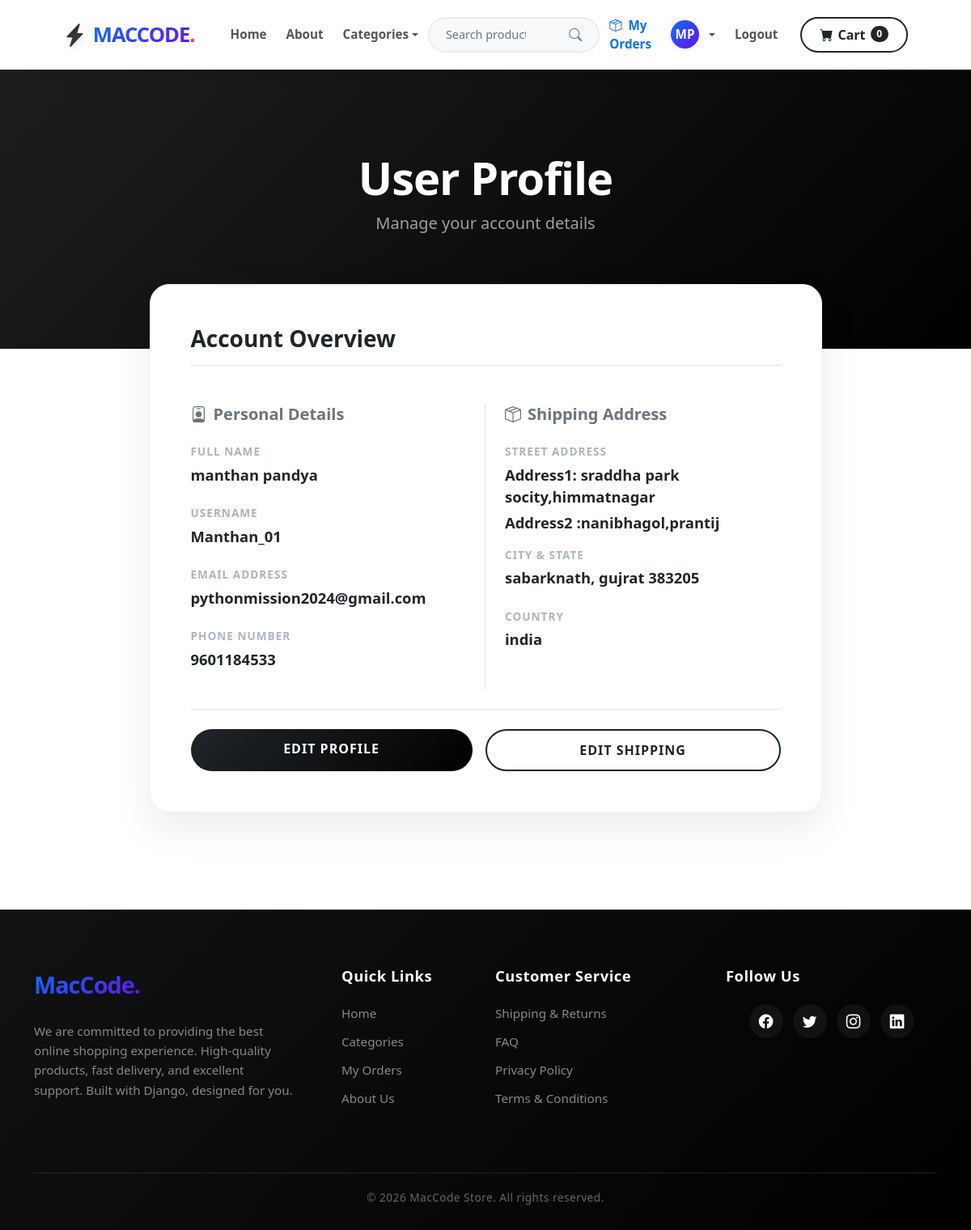
The app's page /user_profile/ (signed in) with its own data.
### store/models.py (models this page shows, shortened)
class Profile(models.Model):
    user = models.OneToOneField(User, on_delete=models.CASCADE)
    phone = models.CharField(max_length=20, blank=True)
    address1 = models.CharField(max_length=200, blank=True)
    address2 = models.CharField(max_length=200, blank=True)
    city = models.CharField(max_length=200, blank=True)
    state = models.CharField(max_length=200, blank=True)
    zipcode = models.CharField(max_length=200, blank=True)
    country = models.CharField(max_length=200, blank=True)
    old_cart = models.CharField(max_length=2000, blank=True, null=True)

### store/views.py (the view)
# urls.py: path('user_profile/', views.user_profile, name='user_profile'),
def user_profile(request):
    if request.user.is_authenticated:
        current_profile, created = Profile.objects.get_or_create(user=request.user)
        return render(request, "user_profile.html", {"user_profile": current_profile})
    else:
        messages.error(request, "You Must Be Logged In To View That Page...")
        return redirect('login')

### cart/cart.py (called while the page is built)
    def __len__(self):
        return sum(int(item.get('qty', 0)) for item in self.cart.values())

### cart/context_processors.py (called while the page is built)
def cart(req):
    return {'cart':Cart(req)}

### store/templates/user_profile.html (shortened to what this page needs)
{% extends "base.html" %}
{% block content %}
<header class="profile-header text-center">
    <div class="container px-4 px-lg-5">
        <h1 class="display-4 text-white">User Profile</h1>
        <p class="lead fw-normal mb-0">Manage your account details</p>
    </div>
</header>
<div class="container pb-5">
    <div class="row justify-content-center">
        <div class="col-md-9">
            <div class="card premium-profile-card">
                <h3 class="fw-bold mb-4 text-dark border-bottom pb-3">Account Overview</h3>
                <div class="row mt-4">
                    <div class="col-md-6 border-end pe-4">
                        <h5 class="fw-bold mb-4 text-secondary"><i class="bi-person-badge me-2"></i>Personal Details</h5>
                        <div class="info-label">Full Name</div>
                        <div class="info-data">
                            {% if request.user.first_name %}
                                {{ request.user.first_name }} {{ request.user.last_name }}
                            {% else %}
                                <span class="text-muted fw-normal fst-italic">Not provided</span>
                            {% endif %}
                        </div>
                        <div class="info-label">Username</div>
                        <div class="info-data">{{ request.user.username }}</div>
                        <div class="info-label">Email Address</div>
                        <div class="info-data">
                            {% if request.user.email %}
                                {{ request.user.email }}
                            {% else %}
                                <span class="text-muted fw-normal fst-italic">Not provided</span>
                            {% endif %}
                        </div>
                        <div class="info-label">Phone Number</div>
                        <div class="info-data">
                            {% if user_profile.phone %}
                                {{ user_profile.phone }}
                            {% else %}
                                <span class="text-muted fw-normal fst-italic">Not provided</span>
                            {% endif %}
                        </div>
                    </div>
                    <div class="col-md-6 ps-4">
                        <h5 class="fw-bold mb-4 text-secondary"><i class="bi-box-seam me-2"></i>Shipping Address</h5>
                        {% if user_profile.address1 %}
                            <div class="info-label">Street Address</div>
                            <div class="info-data mb-1">Address1: {{ user_profile.address1 }}</div>
                            {% if user_profile.address2 %}
                                <div class="info-data mb-3">Address2 :{{ user_profile.address2 }}</div>
                            {% endif %}
                            <div class="info-label mt-3">City & State</div>
                            <div class="info-data">{{ user_profile.city }}, {{ user_profile.state }} {{ user_profile.zipcode }}</div>
                            <div class="info-label">Country</div>
                            <div class="info-data">{{ user_profile.country }}</div>
                        {% else %}
                            <div class="alert alert-light border text-center p-4 mt-3">
                                <p class="text-muted mb-0">No shipping address saved yet.</p>
                            </div>
                        {% endif %}
                    </div>
                </div>
                <div class="d-flex gap-3 mt-4 pt-4 border-top">
                    <a href="{% url 'update_user' %}" class="btn btn-premium flex-grow-1 text-center">
                        Edit Profile
                    </a>
                    <a href="{% url 'update_info' %}" class="btn btn-outline-premium flex-grow-1 text-center">
                        Edit Shipping
                    </a>
                </div>
            </div>
        </div>
    </div>
</div>
<br><br><br>
{% endblock %}

### store/templates/navbar.html (shortened to what this page needs)
{% load static %}
<nav class="navbar navbar-expand-lg navbar-premium sticky-top">
    <div class="container px-4 px-lg-5">
        <a class="navbar-brand brand-premium" href="{% url 'home' %}">
            <i class="bi-lightning-charge-fill logo-icon"></i>
            <span class="logo-text">MacCode</span>
        </a>
        <div class="collapse navbar-collapse" id="navbarSupportedContent">
            <ul class="navbar-nav me-auto mb-2 mb-lg-0 ms-lg-3">
                <li class="nav-item"><a class="nav-link nav-link-premium" href="{% url 'home' %}">Home</a></li>
                <li class="nav-item"><a class="nav-link nav-link-premium" href="{% url 'about' %}">About</a></li>
                <li class="nav-item dropdown">
                    <a class="nav-link dropdown-toggle nav-link-premium" id="navbarDropdown1" href="#" role="button" data-bs-toggle="dropdown" aria-expanded="false">Categories</a>
                </li>
            </ul>
            <form class="d-flex mx-auto my-3 my-lg-0 search-form-nav" method="POST" action="{% url 'search' %}">
                <div class="input-group">
                    <input class="form-control search-input-nav" type="search" placeholder="Search products..." aria-label="Search" name="searched" required>
                    <button class="btn btn-search-nav" type="submit">
                        <i class="bi-search"></i>
                    </button>
                </div>
            </form>
            <ul class="navbar-nav ms-auto mb-2 mb-lg-0 align-items-lg-center">
                {% if user.is_authenticated %}
                <li class="nav-item">
                    <a class="nav-link nav-link-premium fw-bold" style="color: #0d6efd !important;" href="{% url 'my_orders' %}">
                        <i class="bi-box-seam me-1"></i> My Orders
                    </a>
                </li>
                <li class="nav-item dropdown">
                    <a class="nav-link dropdown-toggle nav-link-premium d-flex align-items-center gap-2" id="profileDropdown" href="#" role="button" data-bs-toggle="dropdown" aria-expanded="false" style="padding-top: 0; padding-bottom: 0;">
                        {% if user.profile.image %}
                            <img src="{{ user.profile.image.url }}" alt="Profile Avatar" class="rounded-circle shadow-sm" width="35" height="35" style="object-fit: cover; border: 2px solid #e9ecef;">
                        {% else %}
                            <div class="rounded-circle text-white d-flex justify-content-center align-items-center fw-bold shadow-sm" style="width:35px; height:35px; font-size:0.95rem; background: linear-gradient(135deg, #0d6efd 0%, #6610f2 100%);">
                                {{ user.first_name|slice:":1"|upper }}{{ user.last_name|slice:":1"|upper }}
                            </div>
                        {% endif %}
                    </a>
                </li>
                <li class="nav-item"><a class="nav-link nav-link-premium" href="{% url 'logout' %}">Logout</a></li>
                {% else %}
                <li class="nav-item"><a class="nav-link nav-link-premium" href="{% url 'login' %}">Login</a></li>
                <li class="nav-item"><a class="nav-link nav-link-premium" href="{% url 'register' %}">Register</a></li>
                {% endif %}
            </ul>
            <div class="d-flex ms-lg-3 mt-3 mt-lg-0">
                <a href="{% url 'cart_summary' %}" class="btn btn-cart-premium w-100 justify-content-center">
                    <i class="bi-cart-fill"></i>
                    Cart
                    <span class="badge bg-dark text-white rounded-pill" id="cart-quantity">{{ cart|length }}</span>
                </a>
            </div>
        </div>
    </div>
</nav>

### store/templates/navbar.html (style rules this page uses)
.navbar-premium { background-color: #ffffff !important; box-shadow: 0 4px 15px rgba(0, 0, 0, 0.05); padding-top: 12px; padding-bottom: 12px; }
.brand-premium { text-decoration: none; display: flex; align-items: center; transition: transform 0.3s ease; }
.logo-icon { font-size: 1.8rem; margin-right: 8px; background: linear-gradient(135deg, #212529 0%, #434343 100%); -webkit-background-clip: text; -webkit-text-fill-color: transparent; filter: drop-shadow(0px 4px 6px rgba(0,0,0,0.1)); }
.logo-text { font-weight: 900; font-size: 1.6rem; letter-spacing: -1px; text-transform: uppercase; background: linear-gradient(135deg, #0d6efd 0%, #6610f2 100%); -webkit-background-clip: text; -webkit-text-fill-color: transparent; display: inline-block; }
.logo-text::after { content: '.'; color: #d9534f; -webkit-text-fill-color: #d9534f; }
.nav-link-premium { font-weight: 600; color: #555555 !important; margin: 0 4px; transition: color 0.3s ease; font-size: 0.95rem; }
.search-form-nav { width: 100%; max-width: 400px; }
.search-input-nav { border-radius: 30px 0 0 30px !important; border: 2px solid #e9ecef; border-right: none; padding: 8px 20px; font-size: 0.9rem; font-weight: 500; background-color: #f8f9fa; box-shadow: none !important; transition: all 0.3s ease; }
.btn-search-nav { border-radius: 0 30px 30px 0 !important; border: 2px solid #e9ecef; border-left: none; background-color: #f8f9fa; color: #6c757d; padding: 8px 20px; transition: all 0.3s ease; }
.btn-cart-premium { border-radius: 30px; padding: 8px 22px; font-weight: 600; border: 2px solid #212529; background: transparent; color: #212529; transition: all 0.3s ease; display: flex; align-items: center; gap: 6px; }

### store/templates/user_profile.html (style rules this page uses)
.profile-header { background: linear-gradient(135deg, #1e1e1e 0%, #000000 100%); padding: 100px 0 140px 0; }
.profile-header h1 { letter-spacing: -1px; font-weight: 800; animation: fadeDown 1s ease forwards; }
.profile-header p { animation: fadeUp 1.2s ease forwards; color: #a0a0a0 !important; }
.premium-profile-card { background: #ffffff; border-radius: 24px; box-shadow: 0 20px 50px rgba(0,0,0,0.08); border: 1px solid #f0f0f0; margin-top: -80px; position: relative; z-index: 10; padding: 50px; }
.info-label { font-size: 0.85rem; text-transform: uppercase; letter-spacing: 1px; color: #adb5bd; font-weight: 700; margin-bottom: 4px; }
.info-data { font-size: 1.15rem; font-weight: 600; color: #212529; margin-bottom: 24px; }
.btn-premium { border-radius: 30px; padding: 12px 24px; font-weight: 700; text-transform: uppercase; letter-spacing: 1px; background: linear-gradient(135deg, #212529, #000); color: white; border: none; transition: all 0.3s ease; }
.btn-outline-premium { border-radius: 30px; padding: 12px 24px; font-weight: 700; text-transform: uppercase; letter-spacing: 1px; background: transparent; color: #212529; border: 2px solid #212529; transition: all 0.3s ease; }

### records on screen
Profile: phone "9601184533", address1 "sraddha park socity,himmatnagar", address2 "nanibhagol,prantij", city "sabarknath", state "gujrat", zipcode "383205", country "india"

### other values on screen
{{ user.first_name|slice:":1"|upper }} "M"
{{ user.last_name|slice:":1"|upper }} "P"
{{ cart|length }} "0"
{{ request.user.first_name }} "manthan"
{{ request.user.last_name }} "pandya"
{{ request.user.username }} "Manthan_01"
{{ request.user.email }} "pythonmission2024@gmail.com"
